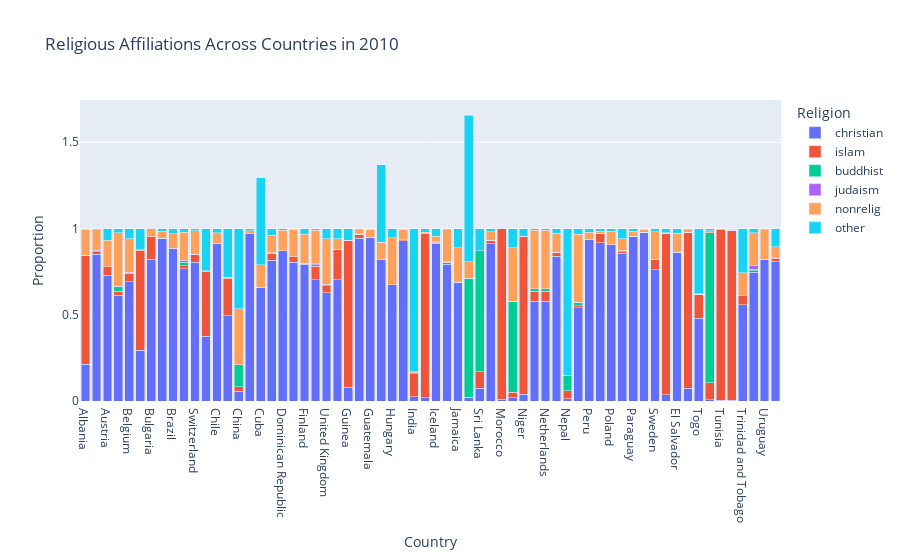

Notebook code cell kept with this figure:
### Code cell
# Plot 5: Bar Plot of Religious Affiliations in 2010 (unchanged)
df_2010_rel = df[df['year'] == 2010][['country', 'christian', 'islam', 'buddhist', 'judaism', 'nonrelig', 'other']]
df_2010_melt = df_2010_rel.melt(
    id_vars='country',
    value_vars=['christian', 'islam', 'buddhist', 'judaism', 'nonrelig', 'other'],
    var_name='Religion',
    value_name='Proportion'
)

fig5 = px.bar(
    df_2010_melt,
    x='country',
    y='Proportion',
    color='Religion',
    title='Religious Affiliations Across Countries in 2010',
    labels={'Proportion': 'Proportion of Population', 'country': 'Country'}
)
fig5.update_layout(xaxis_title='Country', yaxis_title='Proportion', barmode='stack')

### Figure 1 — Plotly figure (JSON) as saved in the notebook; plotly's stock layout.template omitted (floating-point values rounded to 4 significant figures)
{"data": [{"hovertemplate": "Religion=christian<br>Country=%{x}<br>Proportion of Population=%{y}<extra></extra>", "legendgroup": "christian", "marker": {"color": "#636efa", "pattern": {"shape": ""}}, "name": "christian", "orientation": "v", "showlegend": true, "textposition": "auto", "type": "bar", "x": ["Albania", "Argentina", "Austria", "Australia", "Belgium", "Burkina Faso", "Bulgaria", "Bolivia", "Brazil", "Canada", "Switzerland", "Cote d'Ivoire", "Chile", "Cameroon", "China", "Colombia", "Cuba", "Denmark", "Dominican Republic", "Spain", "Finland", "France", "United Kingdom", "Ghana", "Guinea", "Greece", "Guatemala", "Haiti", "Hungary", "Ireland", "India", "Iraq", "Iceland", "Italy", "Jamaica", "Japan", "Sri Lanka", "Luxembourg", "Morocco", "Mongolia", "Niger", "Curacao", "Netherlands", "Norway", "Nepal", "New Zealand", "Peru", "Philippines", "Poland", "Portugal", "Paraguay", "Romania", "Sweden", "Senegal", "El Salvador", "Syrian Arab Republic", "Togo", "Thailand", "Tunisia", "Turkiye", "Trinidad and Tobago", "United States", "Uruguay", "South Africa"], "xaxis": "x", "y": [0.2144, 0.8515, 0.73, 0.6145, 0.692, 0.2935, 0.8227, 0.9426, 0.8823, 0.7661, 0.8056, 0.375, 0.9128, 0.4952, 0.05801, 0.9701, 0.6589, 0.8172, 0.87, 0.8057, 0.794, 0.7019, 0.6263, 0.7034, 0.08, 0.9438, 0.95, 0.82, 0.6736, 0.9299, 0.02341, 0.01887, 0.9155, 0.7939, 0.6881, 0.01962, 0.07264, 0.9106, 0.01, 0.01936, 0.039, 0.5794, 0.5794, 0.8401, 0.01418, 0.5407, 0.938, 0.9174, 0.9046, 0.8573, 0.951, 0.9751, 0.7606, 0.03487, 0.861, 0.07516, 0.48, 0.006, 0.00354, 0.004171, 0.5588, 0.7454, 0.8183, 0.8094], "yaxis": "y"}, {"hovertemplate": "Religion=islam<br>Country=%{x}<br>Proportion of Population=%{y}<extra></extra>", "legendgroup": "islam", "marker": {"color": "#EF553B", "pattern": {"shape": ""}}, "name": "islam", "orientation": "v", "showlegend": true, "textposition": "auto", "type": "bar", "x": ["Albania", "Argentina", "Austria", "Australia", "Belgium", "Burkina Faso", "Bulgaria", "Bolivia", "Brazil", "Canada", "Switzerland", "Cote d'Ivoire", "Chile", "Cameroon", "China", "Colombia", "Cuba", "Denmark", "Dominican Republic", "Spain", "Finland", "France", "United Kingdom", "Ghana", "Guinea", "Greece", "Guatemala", "Haiti", "Hungary", "Ireland", "India", "Iraq", "Iceland", "Italy", "Jamaica", "Japan", "Sri Lanka", "Luxembourg", "Morocco", "Mongolia", "Niger", "Curacao", "Netherlands", "Norway", "Nepal", "New Zealand", "Peru", "Philippines", "Poland", "Portugal", "Paraguay", "Romania", "Sweden", "Senegal", "El Salvador", "Syrian Arab Republic", "Togo", "Thailand", "Tunisia", "Turkiye", "Trinidad and Tobago", "United States", "Uruguay", "South Africa"], "xaxis": "x", "y": [0.63, 0.01512, 0.04751, 0.02226, 0.05, 0.579, 0.1289, 9.988e-05, 0.0001844, 0.01942, 0.04115, 0.375, 0.0002635, 0.214, 0.025, 0.0005992, 0.0007117, 0.04007, 0.0, 0.03038, 0.00452, 0.07892, 0.0434, 0.176, 0.85, 0.02403, 0.0001447, 0.0001793, 0.0004545, 0.005758, 0.134, 0.95, 0.005012, 0.01157, 0.0005274, 0.00153, 0.09596, 0.02004, 0.9891, 0.03, 0.915, 0.058, 0.058, 0.02037, 0.04387, 0.01121, 0.0002041, 0.05553, 0.0001335, 0.008549, 0.0006, 0.003966, 0.06, 0.9389, 0.000281, 0.902, 0.14, 0.1, 0.99, 0.9858, 0.05034, 0.009, 0.0003024, 0.01689], "yaxis": "y"}, {"hovertemplate": "Religion=buddhist<br>Country=%{x}<br>Proportion of Population=%{y}<extra></extra>", "legendgroup": "buddhist", "marker": {"color": "#00cc96", "pattern": {"shape": ""}}, "name": "buddhist", "orientation": "v", "showlegend": true, "textposition": "auto", "type": "bar", "x": ["Albania", "Argentina", "Austria", "Australia", "Belgium", "Burkina Faso", "Bulgaria", "Bolivia", "Brazil", "Canada", "Switzerland", "Cote d'Ivoire", "Chile", "Cameroon", "China", "Colombia", "Cuba", "Denmark", "Dominican Republic", "Spain", "Finland", "France", "United Kingdom", "Ghana", "Guinea", "Greece", "Guatemala", "Haiti", "Hungary", "Ireland", "India", "Iraq", "Iceland", "Italy", "Jamaica", "Japan", "Sri Lanka", "Luxembourg", "Morocco", "Mongolia", "Niger", "Curacao", "Netherlands", "Norway", "Nepal", "New Zealand", "Peru", "Philippines", "Poland", "Portugal", "Paraguay", "Romania", "Sweden", "Senegal", "El Salvador", "Syrian Arab Republic", "Togo", "Thailand", "Tunisia", "Turkiye", "Trinidad and Tobago", "United States", "Uruguay", "South Africa"], "xaxis": "x", "y": [0.0, 0.0001791, 0.0, 0.02472, 0.003, 0.0, 0.0, 0.0003719, 0.001279, 0.01942, 0.00325, 0.0005, 0.0001581, 1.801e-05, 0.126, 3.497e-05, 0.0, 0.00081, 0.0, 0.0002214, 0.0009299, 0.01038, 0.004, 0.0, 0.000879, 0.0, 0.0, 0.0, 0.0, 0.000175, 0.007734, 0.0, 0.003431, 0.000146, 0.0001122, 0.6907, 0.7026, 0.0, 0.0, 0.53, 0.0, 0.0121, 0.0121, 0.002753, 0.09044, 0.02103, 0.0003469, 0.00114, 3.928e-05, 0.0056, 0.00229, 0.0, 0.0, 0.000135, 0.0, 0.0, 0.0, 0.87, 0.0, 0.0, 0.0, 0.0109, 9.533e-06, 0.00318], "yaxis": "y"}, {"hovertemplate": "Religion=judaism<br>Country=%{x}<br>Proportion of Population=%{y}<extra></extra>", "legendgroup": "judaism", "marker": {"color": "#ab63fa", "pattern": {"shape": ""}}, "name": "judaism", "orientation": "v", "showlegend": true, "textposition": "auto", "type": "bar", "x": ["Albania", "Argentina", "Austria", "Australia", "Belgium", "Burkina Faso", "Bulgaria", "Bolivia", "Brazil", "Canada", "Switzerland", "Cote d'Ivoire", "Chile", "Cameroon", "China", "Colombia", "Cuba", "Denmark", "Dominican Republic", "Spain", "Finland", "France", "United Kingdom", "Ghana", "Guinea", "Greece", "Guatemala", "Haiti", "Hungary", "Ireland", "India", "Iraq", "Iceland", "Italy", "Jamaica", "Japan", "Sri Lanka", "Luxembourg", "Morocco", "Mongolia", "Niger", "Curacao", "Netherlands", "Norway", "Nepal", "New Zealand", "Peru", "Philippines", "Poland", "Portugal", "Paraguay", "Romania", "Sweden", "Senegal", "El Salvador", "Syrian Arab Republic", "Togo", "Thailand", "Tunisia", "Turkiye", "Trinidad and Tobago", "United States", "Uruguay", "South Africa"], "xaxis": "x", "y": [0.0, 0.006807, 0.0009891, 0.004548, 0.002758, 0.0, 0.0002651, 3.394e-05, 0.0005609, 0.009864, 0.002236, 0.0, 0.00121, 0.0, 1.917e-06, 0.0001749, 0.0001334, 0.0003885, 1.004e-05, 0.0002604, 0.0002381, 0.007653, 0.004228, 0.0, 0.0, 0.0004989, 0.0001446, 1.229e-05, 0.001108, 0.0004445, 4.184e-06, 0.0, 0.0, 0.0006448, 0.0001851, 7.846e-06, 0.0, 0.001186, 0.0001888, 0.0, 0.0, 0.001547, 0.001547, 0.0001685, 0.0, 0.001075, 0.000102, 3.257e-06, 4.19e-05, 0.0002999, 0.000497, 0.0004432, 0.002109, 0.0, 8.985e-05, 0.0, 0.0, 2.97e-06, 0.0001422, 0.0001953, 0.0, 0.019, 0.003, 0.00163], "yaxis": "y"}, {"hovertemplate": "Religion=nonrelig<br>Country=%{x}<br>Proportion of Population=%{y}<extra></extra>", "legendgroup": "nonrelig", "marker": {"color": "#FFA15A", "pattern": {"shape": ""}}, "name": "nonrelig", "orientation": "v", "showlegend": true, "textposition": "auto", "type": "bar", "x": ["Albania", "Argentina", "Austria", "Australia", "Belgium", "Burkina Faso", "Bulgaria", "Bolivia", "Brazil", "Canada", "Switzerland", "Cote d'Ivoire", "Chile", "Cameroon", "China", "Colombia", "Cuba", "Denmark", "Dominican Republic", "Spain", "Finland", "France", "United Kingdom", "Ghana", "Guinea", "Greece", "Guatemala", "Haiti", "Hungary", "Ireland", "India", "Iraq", "Iceland", "Italy", "Jamaica", "Japan", "Sri Lanka", "Luxembourg", "Morocco", "Mongolia", "Niger", "Curacao", "Netherlands", "Norway", "Nepal", "New Zealand", "Peru", "Philippines", "Poland", "Portugal", "Paraguay", "Romania", "Sweden", "Senegal", "El Salvador", "Syrian Arab Republic", "Togo", "Thailand", "Tunisia", "Turkiye", "Trinidad and Tobago", "United States", "Uruguay", "South Africa"], "xaxis": "x", "y": [0.1507, 0.12, 0.1542, 0.3101, 0.192, 0.005017, 0.04728, 0.04, 0.085, 0.1643, 0.1342, 0.005791, 0.06, 0.00728, 0.325, 0.015, 0.1315, 0.1011, 0.12, 0.16, 0.166, 0.1915, 0.2616, 0.06, 0.001881, 0.02606, 0.04594, 0.1, 0.2716, 0.06046, 0.003111, 0.01101, 0.03254, 0.1868, 0.1994, 0.095, 0.0004605, 0.04962, 0.0, 0.3095, 0.001014, 0.34, 0.34, 0.1105, 0.001887, 0.3919, 0.04, 0.009325, 0.08, 0.06915, 0.03, 0.01633, 0.16, 0.001667, 0.111, 0.01461, 0.002465, 0.01, 0.0, 0.005, 0.1346, 0.19, 0.172, 0.06397], "yaxis": "y"}, {"hovertemplate": "Religion=other<br>Country=%{x}<br>Proportion of Population=%{y}<extra></extra>", "legendgroup": "other", "marker": {"color": "#19d3f3", "pattern": {"shape": ""}}, "name": "other", "orientation": "v", "showlegend": true, "textposition": "auto", "type": "bar", "x": ["Albania", "Argentina", "Austria", "Australia", "Belgium", "Burkina Faso", "Bulgaria", "Bolivia", "Brazil", "Canada", "Switzerland", "Cote d'Ivoire", "Chile", "Cameroon", "China", "Colombia", "Cuba", "Denmark", "Dominican Republic", "Spain", "Finland", "France", "United Kingdom", "Ghana", "Guinea", "Greece", "Guatemala", "Haiti", "Hungary", "Ireland", "India", "Iraq", "Iceland", "Italy", "Jamaica", "Japan", "Sri Lanka", "Luxembourg", "Morocco", "Mongolia", "Niger", "Curacao", "Netherlands", "Norway", "Nepal", "New Zealand", "Peru", "Philippines", "Poland", "Portugal", "Paraguay", "Romania", "Sweden", "Senegal", "El Salvador", "Syrian Arab Republic", "Togo", "Thailand", "Tunisia", "Turkiye", "Trinidad and Tobago", "United States", "Uruguay", "South Africa"], "xaxis": "x", "y": [0.004862, 0.006387, 0.06729, 0.02385, 0.06027, 0.1225, 0.0008967, 0.01692, 0.03063, 0.02083, 0.01357, 0.2437, 0.0256, 0.2835, 0.466, 0.01409, 0.5022, 0.04039, 0.00999, 0.003484, 0.03427, 0.009721, 0.06049, 0.06061, 0.06724, 0.005627, 0.003774, 0.4509, 0.0532, 0.003227, 0.8317, 0.02013, 0.04347, 0.006886, 0.1116, 0.8511, 0.1283, 0.01851, 0.0007011, 0.1111, 0.04499, 0.008908, 0.008908, 0.02612, 0.8496, 0.03406, 0.02135, 0.01658, 0.0152, 0.05915, 0.01561, 0.00416, 0.01728, 0.0244, 0.02763, 0.008226, 0.3775, 0.014, 0.006318, 0.004801, 0.2562, 0.02574, 0.006407, 0.1049], "yaxis": "y"}], "layout": {"barmode": "stack", "legend": {"title": {"text": "Religion"}, "tracegroupgap": 0}, "title": {"text": "Religious Affiliations Across Countries in 2010"}, "xaxis": {"anchor": "y", "domain": [0, 1], "title": {"text": "Country"}}, "yaxis": {"anchor": "x", "domain": [0, 1], "title": {"text": "Proportion"}}}}
